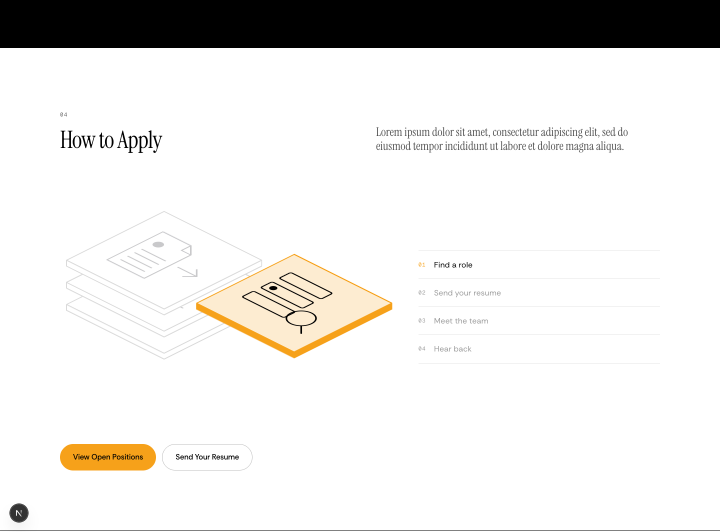
#> input picture .artifacts/content-request/careers-apply.png, 1440 x 1064 px, given in place of 000.png, which was not available (shown at 1/2 size)
$ python contact_sheet.py ../../../.artifacts/content-request/careers-apply.png ../../../.artifacts/content-request/careers-culture.png 1.0 1.0 1.0 5
#> lines starting #> are read from the running program, lines starting #| are printed output that depends on the picture; pictures that were not available may be replaced by others from this repository, and a replacement may not be noted
"""Contact sheet: python3 contact_sheet.py <video> <out.png> <start_s> <end_s> <step_s> [cols] [thumb_w]
Extracts frames with ffmpeg at exact timestamps and labels each with its video time."""
import subprocess, sys, tempfile, os
from PIL import Image, ImageDraw, ImageFont
video, out, start, end, step = sys.argv[1], sys.argv[2], float(sys.argv[3]), float(sys.argv[4]), float(sys.argv[5])
cols = int(sys.argv[6]) if len(sys.argv) > 6 else 4
tw = int(sys.argv[7]) if len(sys.argv) > 7 else 360
font = ImageFont.truetype("/System/Library/Fonts/Menlo.ttc", 15)
tmp = tempfile.mkdtemp()
times, t = [], start
while t <= end + 1e-6:
    times.append(round(t, 3)); t += step
thumbs = []
for i, ts in enumerate(times):
    p = os.path.join(tmp, f"{i:03d}.png")
    subprocess.run(["ffmpeg", "-v", "error", "-y", "-ss", str(ts), "-i", video, "-frames:v", "1", "-vf", f"scale={tw}:-1", p], check=True)
#> (this line was passed over: subprocess is not available in this run)
    im = Image.open(p).convert("RGB")
#> im is the input picture: PIL image 1440x1064 RGB; mean R, G, B 229.8, 228.6, 226.6
    d = ImageDraw.Draw(im)
    label = f"{ts:.2f}s"
    d.rectangle([0, 0, 70, 20], fill=(0, 0, 0))
    d.text((5, 2), label, fill=(255, 255, 255), font=font)
    thumbs.append(im)
w, h = thumbs[0].size
#> w = 1440; h = 1064
rows = (len(thumbs) + cols - 1) // cols
#> rows = 1
pad = 4
sheet = Image.new("RGB", (cols * (w + pad) + pad, rows * (h + pad) + pad), (230, 30, 30))
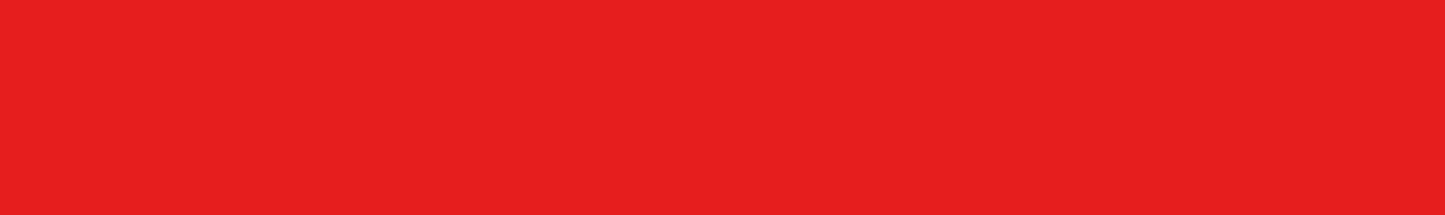
#> sheet: PIL image 7224x1072 RGB (shown at 1/5 size); mean R, G, B 230, 30, 30
for i, im in enumerate(thumbs):
    sheet.paste(im, (pad + (i % cols) * (w + pad), pad + (i // cols) * (h + pad)))
#> this loop made 1 pass
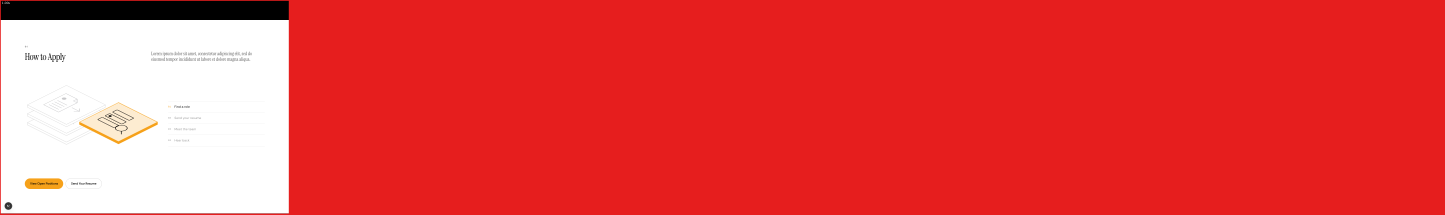
#> sheet: PIL image 7224x1072 RGB (shown at 1/5 size); mean R, G, B 230, 69.3, 68.9
sheet.save(out)
print(out, len(thumbs), "frames")
#| ../../../.artifacts/content-request/careers-culture.png 1 frames
